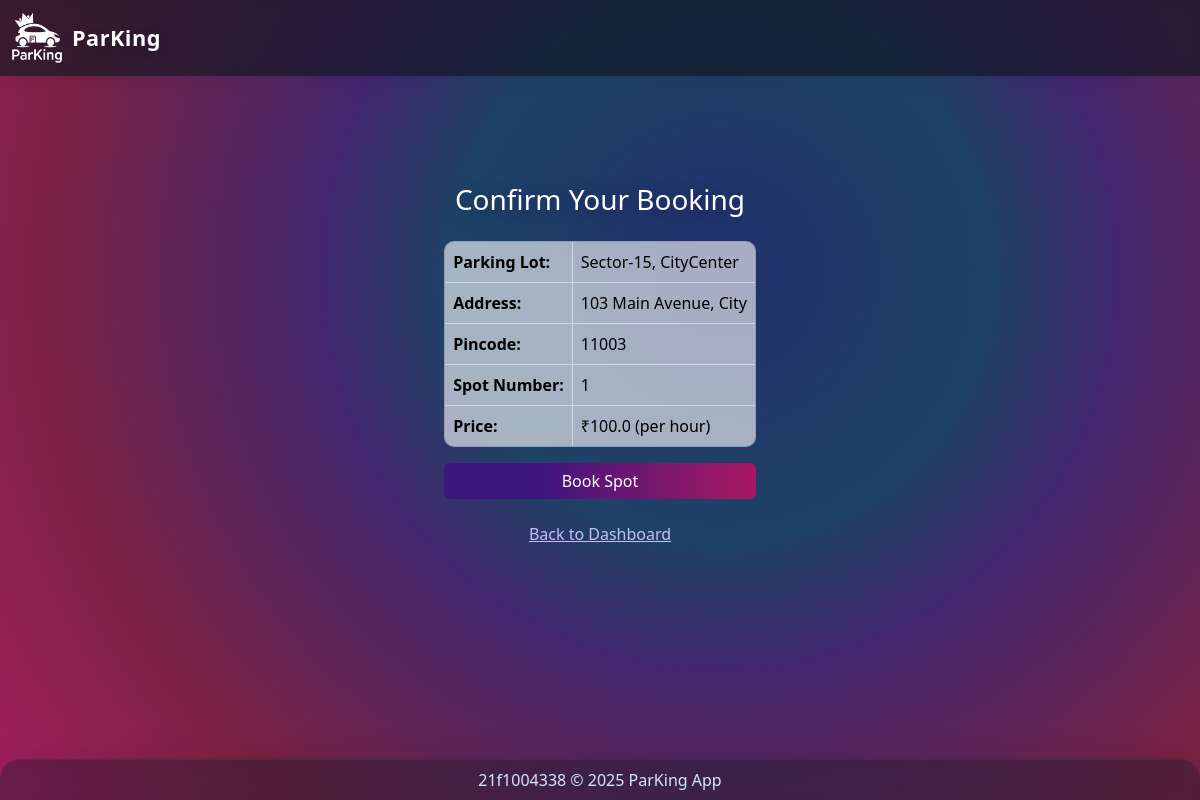
Page /book_spot/21 (signed in) on the earlier database version.
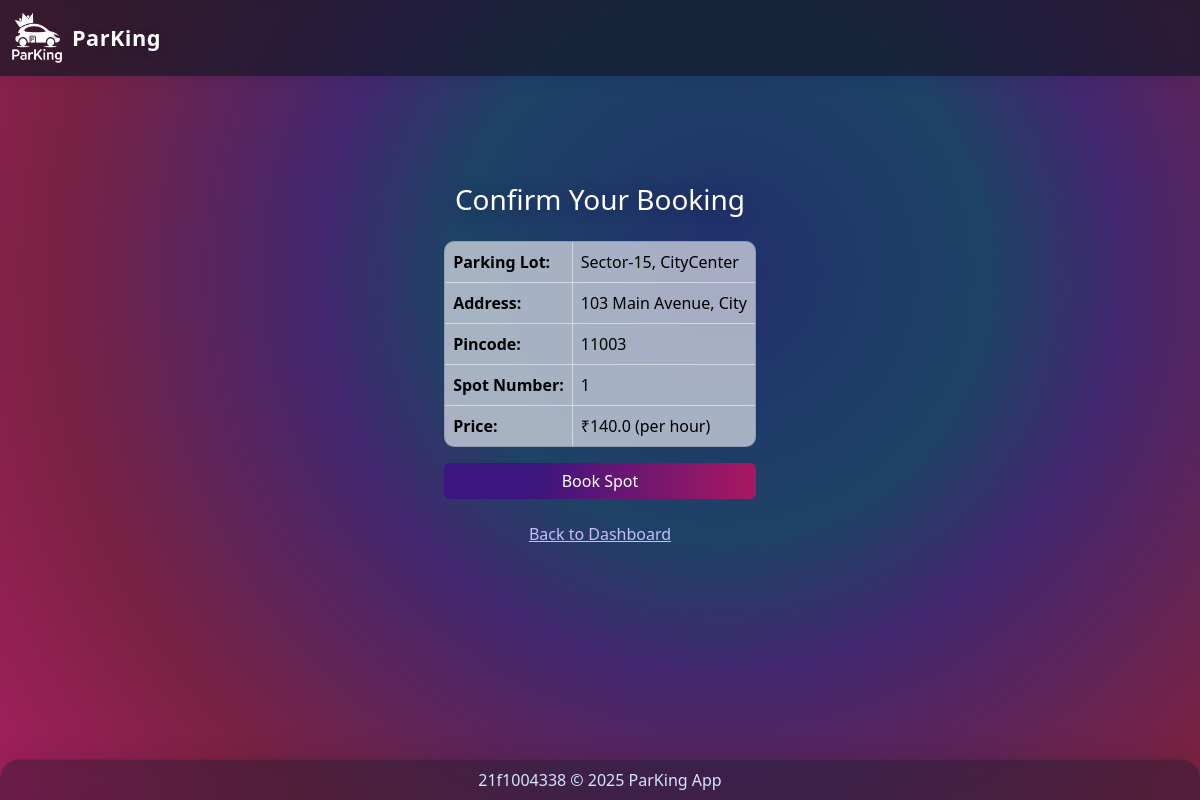
Same page on the later database version.
### controllers/database.py (models this page shows)
class ParkingLot(db.Model):
    id = db.Column(db.Integer, primary_key=True)
    location = db.Column(db.String(120), nullable=False)
    prices = db.Column(db.Float, nullable=False)
    address = db.Column(db.String(200), nullable=False)
    pincode = db.Column(db.String(10), nullable=False)
    max_spots = db.Column(db.Integer, nullable=False)
    spots = db.relationship('ParkingSpot', backref='parking_lot', cascade='all, delete-orphan', lazy=True)

class ParkingSpot(db.Model):
    id = db.Column(db.Integer, primary_key=True)
    lot_id = db.Column(db.Integer, db.ForeignKey('parking_lot.id'), nullable=False)
    spot_number = db.Column(db.Integer, nullable=False)
    status = db.Column(db.String(1), nullable=False, default='A')
    reservations = db.relationship('Reservation', backref='spot', cascade='all, delete-orphan', lazy=True)

### app.py (the view, shortened to what this page needs)
@app.route('/book_spot/<int:spot_id>', methods=['GET', 'POST'])
def book_spot(spot_id):
    user_id = session.get('user_id')
    if not user_id:
        flash("Please log in to book a spot.", "danger")
        return redirect(url_for('login'))
    spot = ParkingSpot.query.get_or_404(spot_id)
    lot = ParkingLot.query.get_or_404(spot.lot_id)
    return render_template('booking.html', spot=spot, lot=lot)

### templates/booking.html (shortened to what this page needs)
{% extends "layout.html" %}
{% block content %}
<div class="container d-flex justify-content-center align-items-center" style="min-height:70vh;">
    <div>
        <h3 class="mb-4 text-center" style="color:#1A237E;">Confirm Your Booking</h3>
        <table class="table table-bordered table-hover align-middle frosted-table">
            <tr>
                <th>Parking Lot:</th>
                <td>{{ lot.location }}</td>
            </tr>
            <tr>
                <th>Address:</th>
                <td>{{ lot.address }}</td>
            </tr>
            <tr>
                <th>Pincode:</th>
                <td>{{ lot.pincode }}</td>
            </tr>
            <tr>
                <th>Spot Number:</th>
                <td>{{ spot.spot_number }}</td>
            </tr>
            <tr>
                <th>Price:</th>
                <td>₹{{ lot.prices }} (per hour)</td>
            </tr>
        </table>
        <form method="post">
            <button type="submit" class="btn btn-primary w-100">Book Spot</button>
        </form>
        <div class="mt-3 text-center">
            <a href="{{ url_for('user_dashboard') }}" class="btn btn-link">Back to Dashboard</a>
        </div>
    </div>
</div>
{% endblock %}

### templates/layout.html (shortened to what this page needs)
<!DOCTYPE html>
<html lang="en">
<head>
    <link href="https://cdn.jsdelivr.net/npm/bootstrap@5.3.2/dist/css/bootstrap.min.css" rel="stylesheet" />
    <link rel="stylesheet" href="{{ url_for('static', filename='css/style.css') }}">
</head>
<body>
    <nav class="navbar glass-header navbar-expand-lg fixed-top">
        <div class="container-fluid">
            <a class="navbar-brand d-flex align-items-center" href="{{ url_for('home') }}">
                <img src="{{ url_for('static', filename='content/ParKing_logo_white.png') }}" alt="Logo" width="50" height="50" style="margin-right: 10px;">
                <strong>ParKing</strong>
            </a>
        </div>
    </nav>
    <main class="container my-4">
        {% block content %}{% endblock %}
    </main>
    <footer class="glass-footer fixed-bottom text-center py-2">
        21f1004338 © 2025 ParKing App
    </footer>
</body>
</html>

### static/css/style.css (style rules this page uses)
body { background: radial-gradient( circle at 60% 34%, #22306c 0%, #1e4266 30%, #43276f 45%, #7a2242 75%, #a51f5e 100% ), #0a1036; color: #fff; font-family: 'Segoe UI', 'Roboto', Arial, sans-serif; min-height: 100vh; padding-top: 64px; padding-bottom: 60px; }
p, .home-lead, .lead, li, span, div:not(.card):not(.glass-footer):not(.glass-header) { color: #fff !important; }
h1, h2, h3, h4, h5, h6 { color: #fff !important; text-shadow: 0 2px 16px rgba(20, 20, 80, 0.36); }
.navbar { background: linear-gradient(90deg, #191b37 60%, #1b72a1 100%) !important; box-shadow: 0 3px 18px rgba(11, 10, 67, 0.14); }
.navbar-brand, .navbar-brand strong { color: #fff !important; text-shadow: 0 2px 10px rgba(30, 35, 65, 0.25), 0 1px 1px rgba(0, 0, 0, 0.16); font-weight: 700; font-size: 1.36rem; letter-spacing: 0.02em; }
.btn-primary { background: linear-gradient(90deg, #3d157f 30%, #a91860 100%); border: none; color: #fff !important; }
.glass-header { background: rgba(22, 26, 38, 0.72) !important; box-shadow: 0 1px 14px 0 rgba(20, 30, 80, 0.15); backdrop-filter: blur(12px) saturate(120%); -webkit-backdrop-filter: blur(12px) saturate(120%); color: #d1e8ff; z-index: 1040; }
.glass-footer { background: rgba(20, 30, 45, 0.42); box-shadow: 0 8px 32px 0 rgba(19, 24, 41, 0.26); backdrop-filter: blur(14px) saturate(110%); -webkit-backdrop-filter: blur(14px) saturate(110%); border-top: 1.5px solid rgba(130, 130, 185, 0.09); color: #d1e8ff; border-radius: 1.25rem 1.25rem 0 0; }
a, .btn-link { color: #c3bfff !important; }

### templates/booking.html (style rules this page uses)
.frosted-table { background: rgba(255, 255, 255, 0.5); backdrop-filter: blur(8px); -webkit-backdrop-filter: blur(8px); border: 1px solid rgba(255, 255, 255, 0.5); border-radius: 10px; overflow: hidden; }
.frosted-table th, .frosted-table td { background: rgba(255, 255, 255, 0.2); color: #000; }

Differences in the rows shown:
changed ParkingLot "Sector-15, CityCenter": prices "100.0" → "140.0"
